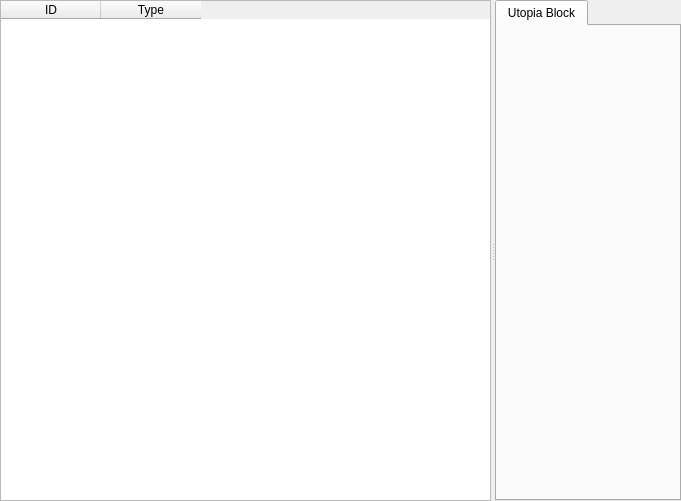
<ui version="4.0" >
 <class>BlockViewer</class>
 <widget class="QWidget" name="BlockViewer" >
  <property name="geometry" >
   <rect>
    <x>0</x>
    <y>0</y>
    <width>681</width>
    <height>501</height>
   </rect>
  </property>
  <property name="windowTitle" >
   <string>Block Viewer</string>
  </property>
  <widget class="QWidget" name="verticalLayout" >
   <property name="geometry" >
    <rect>
     <x>0</x>
     <y>0</y>
     <width>681</width>
     <height>501</height>
    </rect>
   </property>
   <layout class="QVBoxLayout" >
    <property name="margin" >
     <number>0</number>
    </property>
    <property name="spacing" >
     <number>6</number>
    </property>
    <item>
     <widget class="QSplitter" name="splitter" >
      <property name="orientation" >
       <enum>Qt::Horizontal</enum>
      </property>
      <widget class="QTableWidget" name="BlockList" >
       <column>
        <property name="text" >
         <string>ID</string>
        </property>
       </column>
       <column>
        <property name="text" >
         <string>Type</string>
        </property>
       </column>
      </widget>
      <widget class="QTabWidget" name="BlockTabs" >
       <widget class="QWidget" name="UtopiaBlockTab" >
        <attribute name="title" >
         <string>Utopia Block</string>
        </attribute>
       </widget>
      </widget>
     </widget>
    </item>
   </layout>
  </widget>
 </widget>
 <resources/>
 <connections/>
</ui>
